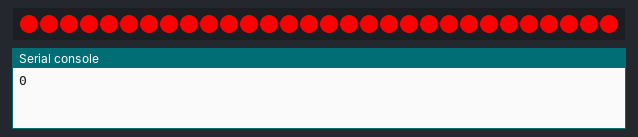
Bench run of a program on a simulated Raspberry Pi Pico running CircuitPython. On the bench: 30 RGB LEDs in strip order, left to right, the last lines printed to the serial console. Dim RGB values are drawn brighter than linear.

Above: at 0.09 s.
At 10.0 s:
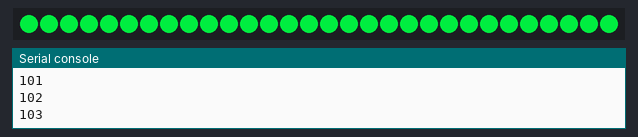
At 13.66 s:
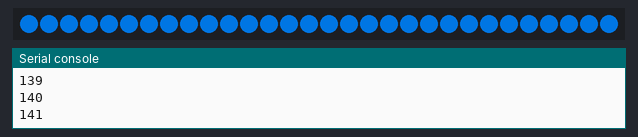
At 20.01 s:
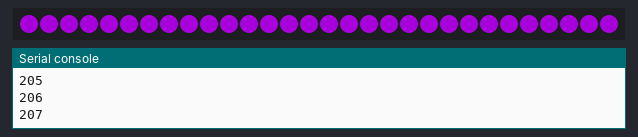
At 29.93 s:
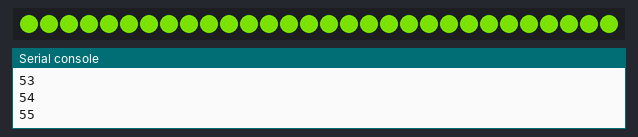
At 39.94 s:
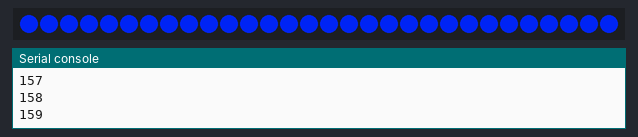

The program:

code.py
```python
import time
import board
import neopixel
from _pixelbuf import colorwheel

# Update this to match the number of NeoPixel LEDs connected to your board.
num_pixels = 30

pixels = neopixel.NeoPixel(board.GP0, num_pixels, pixel_order=neopixel.RGBW)
pixels.brightness = 1

def rainbow(speed):
    for j in range(255):
        print(j)
        for i in range(num_pixels):
            pixel_index = j
            pixels[i] = colorwheel(pixel_index & 255)
        pixels.show()
        time.sleep(speed)


while True:
    rainbow(.05)
```
